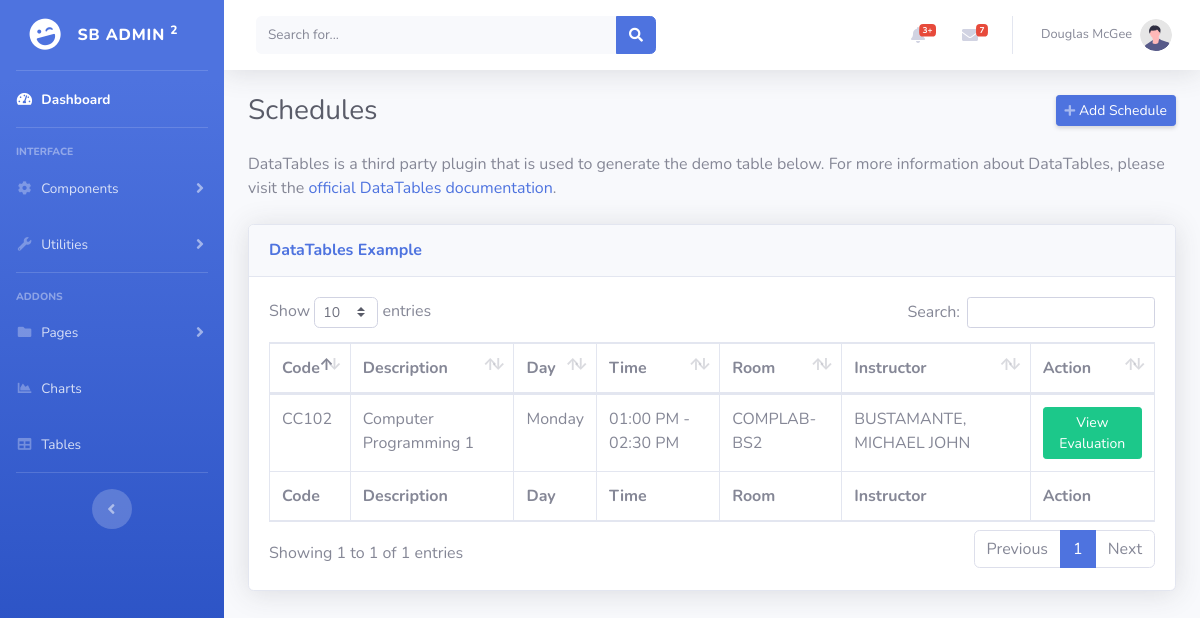
/admin/sched-table.php, run on an earlier commit of the app's database.
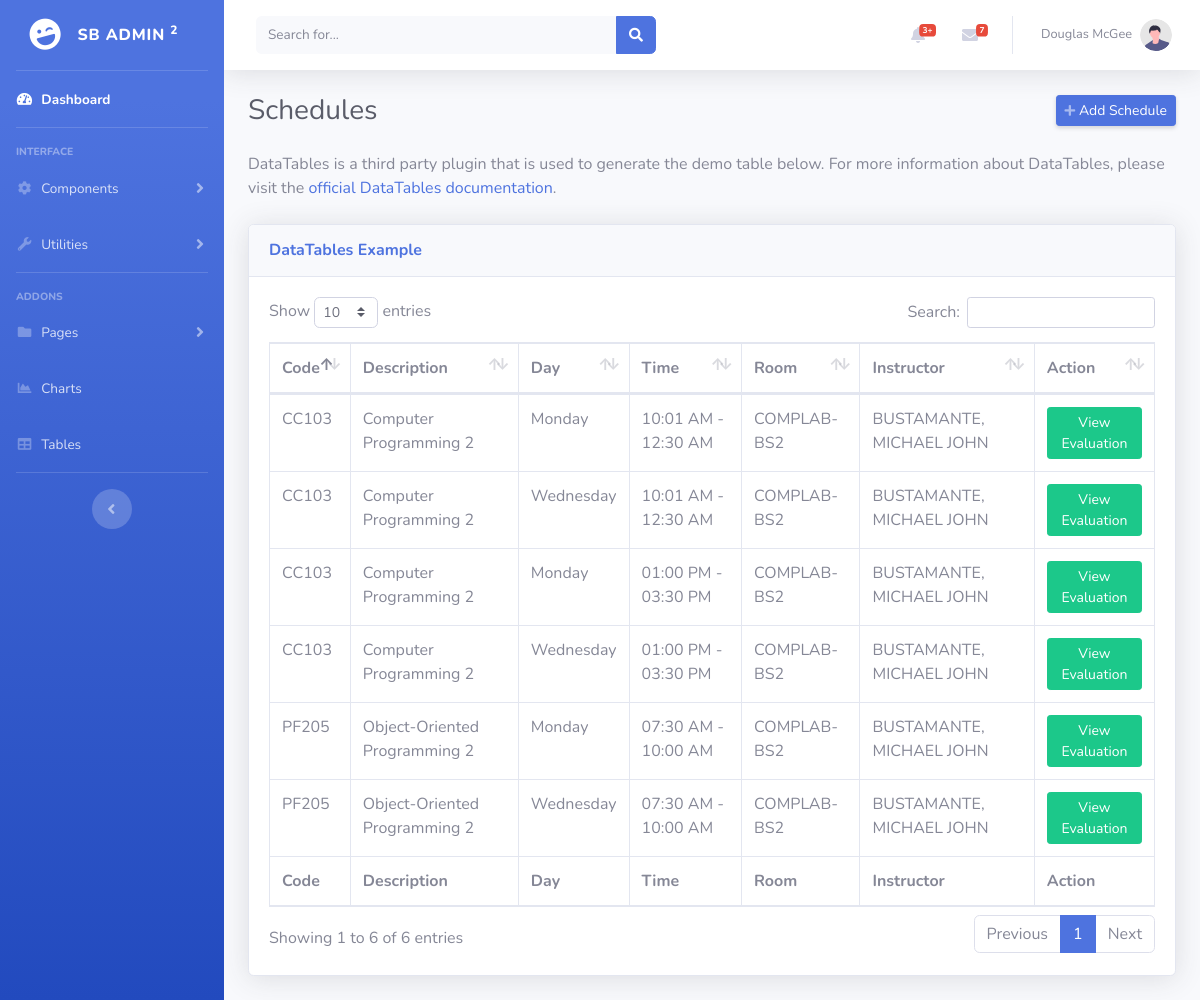
And on a later commit of the database.
### tables this page shows
CREATE TABLE `tbl_sched` (
  `sched_id` int(10) NOT NULL,
  `sy_id` int(10) NOT NULL,
  `sem_id` int(10) NOT NULL,
  `ins_id` int(10) NOT NULL,
  `sbj_id` int(50) NOT NULL,
  `day_id` int(10) NOT NULL,
  `yr_id` int(10) NOT NULL,
  `sec_id` int(10) NOT NULL,
  `start_time` time NOT NULL,
  `end_time` time NOT NULL,
  `room_id` int(10) NOT NULL
);

CREATE TABLE `tbl_subject` (
  `sbj_id` int(10) NOT NULL,
  `sbj_code` varchar(20) NOT NULL,
  `sbj_desc` varchar(300) NOT NULL,
  `lab_units` int(10) NOT NULL,
  `lec_units` int(10) NOT NULL
);

CREATE TABLE `tbl_day` (
  `day_id` int(10) NOT NULL,
  `day_desc` varchar(50) NOT NULL
);

CREATE TABLE `tbl_room` (
  `room_id` int(10) NOT NULL,
  `room_desc` varchar(50) NOT NULL
);

CREATE TABLE `tbl_instructor` (
  `ins_id` int(10) NOT NULL,
  `ins_name` varchar(50) NOT NULL,
  `ins_dept` varchar(50) NOT NULL,
  `ins_status` varchar(20) NOT NULL
);

### admin/sched-table.php (the view, shortened to what this page needs)
<?php
include_once '../templates/header.php';
?>
                <div class="container-fluid">
                <div class="d-sm-flex align-items-center justify-content-between mb-4">
                        <h1 class="h3 mb-0 text-gray-800">Schedules</h1>
                        <a href="add-sched.php" class="d-none d-sm-inline-block btn btn-sm btn-primary shadow-sm"><i
                                class="fas fa-plus fa-sm text-white-50"></i> Add Schedule</a>
                    </div>
                    <p class="mb-4">DataTables is a third party plugin that is used to generate the demo table below.
                        For more information about DataTables, please visit the <a target="_blank"
                            href="https://datatables.net">official DataTables documentation</a>.</p>
                    <div class="card shadow mb-4">
                        <div class="card-header py-3">
                            <h6 class="m-0 font-weight-bold text-primary">DataTables Example</h6>
                        </div>
                        <div class="card-body">
                            <div class="table-responsive">
                                <table class="table table-bordered" id="dataTable" width="100%" cellspacing="0">
                                    <thead>
                                        <tr>
                                        <th>Code</th>
                                        <th>Description</th>
                                        <th>Day</th>
                                        <th>Time</th>
                                        <th>Room</th>
                                        <th>Instructor</th>
                                        <th>Action</th>
                                        </tr>
                                    </thead>
                                    <tfoot>
                                        <tr>
                                        <th>Code</th>
                                        <th>Description</th>
                                        <th>Day</th>
                                        <th>Time</th>
                                        <th>Room</th>
                                        <th>Instructor</th>
                                        <th>Action</th>
                                        </tr>
                                    </tfoot>
                                    <tbody>
                                    <?php
                                        $database = new Connection();
                                        $db = $database->open();
                                        try{
                                            $sql = 'SELECT *
                                                    FROM tbl_sched
                                                    INNER JOIN tbl_subject
                                                    ON tbl_sched.sbj_id = tbl_subject.sbj_id
                                                    INNER JOIN tbl_day
                                                    ON tbl_sched.day_id = tbl_day.day_id
                                                    INNER JOIN tbl_room
                                                    ON tbl_sched.room_id = tbl_room.room_id
                                                    INNER JOIN tbl_instructor
                                                    ON tbl_sched.ins_id = tbl_instructor.ins_id';
                                            foreach ($db->query($sql) as $row) {
                                            ?>
                                                <tr>
                                                    <td><?php echo $row["sbj_code"]?></td>
                                                    <td><?php echo $row["sbj_desc"]?></td>
                                                    <td><?php echo $row["day_desc"]?></td>
                                                    <td><?php echo date('h:i A', strtotime($row['start_time']))?> - <?php echo date('h:i A', strtotime($row['end_time']))?></td>
                                                    <td><?php echo $row["room_desc"]?></td>
                                                    <td><?php echo $row["ins_name"]?></td>
                                                    <td>
                                                    <form action="eval.solo.php" method="post" style="margin: 0;">
                                                        <button type="submit" class="btn btn-success btn-sm" name ="submit">View Evaluation </button>
                                                        </form>
                                                    </td>
                                                </tr>
                                                <?php
                                            }
                                        }
                                        catch(PDOException $e){
                                            echo "There is some problem in connection: " . $e->getMessage();
                                        }
                                    ?>
                                    </tbody>
                                </table>
                            </div>
                        </div>
                    </div>
                </div>
<?php
include_once '../templates/footer.php';
?>

### templates/header.php (shortened to what this page needs)
<!DOCTYPE html>
<html lang="en">
<head>
    <link href="../vendor/fontawesome-free/css/all.min.css" rel="stylesheet" type="text/css">
    <link href="../css/sb-admin-2.min.css" rel="stylesheet">
    <link href="../vendor/datatables/dataTables.bootstrap4.min.css" rel="stylesheet">
</head>
<body id="page-top">
    <div id="wrapper">
        <ul class="navbar-nav bg-gradient-primary sidebar sidebar-dark accordion" id="accordionSidebar">
            <a class="sidebar-brand d-flex align-items-center justify-content-center" href="index.html">
                <div class="sidebar-brand-icon rotate-n-15">
                    <i class="fas fa-laugh-wink"></i>
                </div>
                <div class="sidebar-brand-text mx-3">SB Admin <sup>2</sup></div>
            </a>
            <hr class="sidebar-divider my-0">
            <li class="nav-item active">
                <a class="nav-link" href="index.html">
                    <i class="fas fa-fw fa-tachometer-alt"></i>
                    <span>Dashboard</span></a>
            </li>
            <hr class="sidebar-divider">
            <div class="sidebar-heading">
                Interface
            </div>
            <li class="nav-item">
                <a class="nav-link collapsed" href="#" data-toggle="collapse" data-target="#collapseTwo"
                    aria-expanded="true" aria-controls="collapseTwo">
                    <i class="fas fa-fw fa-cog"></i>
                    <span>Components</span>
                </a>
            </li>
            <li class="nav-item">
                <a class="nav-link collapsed" href="#" data-toggle="collapse" data-target="#collapseUtilities"
                    aria-expanded="true" aria-controls="collapseUtilities">
                    <i class="fas fa-fw fa-wrench"></i>
                    <span>Utilities</span>
                </a>
            </li>
            <hr class="sidebar-divider">
            <div class="sidebar-heading">
                Addons
            </div>
            <li class="nav-item">
                <a class="nav-link collapsed" href="#" data-toggle="collapse" data-target="#collapsePages"
                    aria-expanded="true" aria-controls="collapsePages">
                    <i class="fas fa-fw fa-folder"></i>
                    <span>Pages</span>
                </a>
            </li>
            <li class="nav-item">
                <a class="nav-link" href="charts.html">
                    <i class="fas fa-fw fa-chart-area"></i>
                    <span>Charts</span></a>
            </li>
            <li class="nav-item">
                <a class="nav-link" href="tables.html">
                    <i class="fas fa-fw fa-table"></i>
                    <span>Tables</span></a>
            </li>
            <hr class="sidebar-divider d-none d-md-block">
            <div class="text-center d-none d-md-inline">
                <button class="rounded-circle border-0" id="sidebarToggle"></button>
            </div>
        </ul>
        <div id="content-wrapper" class="d-flex flex-column">
            <div id="content">
                <nav class="navbar navbar-expand navbar-light bg-white topbar mb-4 static-top shadow">
                    <form
                        class="d-none d-sm-inline-block form-inline mr-auto ml-md-3 my-2 my-md-0 mw-100 navbar-search">
                        <div class="input-group">
                            <input type="text" class="form-control bg-light border-0 small" placeholder="Search for..."
                                aria-label="Search" aria-describedby="basic-addon2">
                            <div class="input-group-append">
                                <button class="btn btn-primary" type="button">
                                    <i class="fas fa-search fa-sm"></i>
                                </button>
                            </div>
                        </div>
                    </form>
                    <ul class="navbar-nav ml-auto">
                        <li class="nav-item dropdown no-arrow mx-1">
                            <a class="nav-link dropdown-toggle" href="#" id="alertsDropdown" role="button"
                                data-toggle="dropdown" aria-haspopup="true" aria-expanded="false">
                                <i class="fas fa-bell fa-fw"></i>
                                <span class="badge badge-danger badge-counter">3+</span>
                            </a>
                        </li>
                        <li class="nav-item dropdown no-arrow mx-1">
                            <a class="nav-link dropdown-toggle" href="#" id="messagesDropdown" role="button"
                                data-toggle="dropdown" aria-haspopup="true" aria-expanded="false">
                                <i class="fas fa-envelope fa-fw"></i>
                                <span class="badge badge-danger badge-counter">7</span>
                            </a>
                        </li>
                        <li class="nav-item dropdown no-arrow">
                            <a class="nav-link dropdown-toggle" href="#" id="userDropdown" role="button"
                                data-toggle="dropdown" aria-haspopup="true" aria-expanded="false">
                                <span class="mr-2 d-none d-lg-inline text-gray-600 small">Douglas McGee</span>
                                <img class="img-profile rounded-circle"
                                    src="../img/undraw_profile.svg">
                            </a>
                        </li>
                    </ul>
                </nav>

### templates/footer.php (shortened to what this page needs)
</div>
</body>
</html>

What changed in the data, as far as the page shows it:
removed tbl_sched: sbj.sbj_code "CC102", sbj.sbj_desc "Computer Programming 1", day.day_desc "Monday", start_time "01:00 PM", end_time "02:30 PM", room.room_desc "COMPLAB-BS2", ins.ins_name "BUSTAMANTE, MICHAEL JOHN"
added tbl_sched: sbj.sbj_code "CC103", sbj.sbj_desc "Computer Programming 2", day.day_desc "Monday", start_time "10:01 AM", end_time "12:30 AM", room.room_desc "COMPLAB-BS2", ins.ins_name "BUSTAMANTE, MICHAEL JOHN"
added tbl_sched: sbj.sbj_code "CC103", sbj.sbj_desc "Computer Programming 2", day.day_desc "Wednesday", start_time "10:01 AM", end_time "12:30 AM", room.room_desc "COMPLAB-BS2", ins.ins_name "BUSTAMANTE, MICHAEL JOHN"
added tbl_sched: sbj.sbj_code "CC103", sbj.sbj_desc "Computer Programming 2", day.day_desc "Monday", start_time "01:00 PM", end_time "03:30 PM", room.room_desc "COMPLAB-BS2", ins.ins_name "BUSTAMANTE, MICHAEL JOHN"
added tbl_sched: sbj.sbj_code "CC103", sbj.sbj_desc "Computer Programming 2", day.day_desc "Wednesday", start_time "01:00 PM", end_time "03:30 PM", room.room_desc "COMPLAB-BS2", ins.ins_name "BUSTAMANTE, MICHAEL JOHN"
added tbl_sched: sbj.sbj_code "PF205", sbj.sbj_desc "Object-Oriented Programming 2", day.day_desc "Monday", start_time "07:30 AM", end_time "10:00 AM", room.room_desc "COMPLAB-BS2", ins.ins_name "BUSTAMANTE, MICHAEL JOHN"
added tbl_sched: sbj.sbj_code "PF205", sbj.sbj_desc "Object-Oriented Programming 2", day.day_desc "Wednesday", start_time "07:30 AM", end_time "10:00 AM", room.room_desc "COMPLAB-BS2", ins.ins_name "BUSTAMANTE, MICHAEL JOHN"
Also different on the page:
text written by a page script: "Show entries Search: Showing 1 to 1 of 1 entries Previous 1 Next" → "Show entries Search: Showing 1 to 6 of 6 entries Previous 1 Next"
